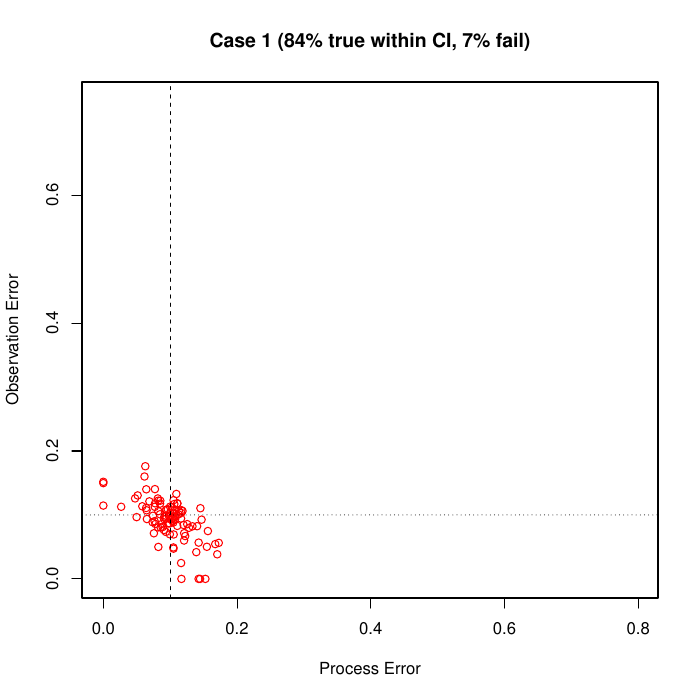

Recreate this plot in R.
# expand sd_investigate approach to multiple realizations and range of process and observation errors

library(TMB)
library(ggplot2)

# compile cpp code and load dll
compile("srw.cpp")
dyn.load(dynlib("srw"))

# simulation settings
nloops <- 100
n.obs <- 35
true.process.error.vals <- c(0.1,0.3,0.5)
true.obs.error.vals <- c(0.1,0.3,0.5)
ncases <- length(true.process.error.vals)*length(true.obs.error.vals)
res <- matrix(NA, nrow=ncases*nloops, ncol=10)

# loop through the errors
icount <- 0
case <- 0

for (ii in 1:length(true.process.error.vals)){
  true.process.error <- true.process.error.vals[ii]
  for (jj in 1:length(true.obs.error.vals)){
    true.obs.error <- true.obs.error.vals[jj]
    case <- case + 1
    for (iloop in 1:nloops){
      icount <- icount + 1
      true.population <- rep(0,n.obs)
      true.population[1] <- rnorm(1,0,true.process.error)
      for (i in 2:n.obs){
        true.population[i] <- true.population[i-1] + rnorm(1,0,true.process.error) 
      }
      observed <- round(true.population + rnorm(n.obs,0,true.obs.error), 6)
      
      dat <- list(
        observed=observed
      )
      parameters <- list(
        population=rep(0,n.obs),
        log_process_error=0,
        log_obs_error=0
      )
      
      obj <- MakeADFun(dat,parameters,DLL="srw", random=c("population"), silent=TRUE)
      opt <- nlminb(obj$par, obj$fn, obj$gr, control=list(iter.max=1000,eval.max=1000))
      rep <- sdreport(obj)
      srep <- summary(sdreport(obj))
      est.prc.err <- as.vector(round(srep[rownames(srep) == "process_error",],5))
      est.obs.err <- as.vector(round(srep[rownames(srep) == "obs_error",],5))
      popest <- srep[rownames(srep) == "population", 1]
      derived.prc.err <- sd(popest[2:n.obs] - popest[1:(n.obs - 1)])
      derived.obs.err <- sd(popest - observed)
      res[icount,] <- c(case,true.process.error,true.obs.error,iloop,est.prc.err,est.obs.err,derived.prc.err,derived.obs.err)
    }
  }
}

test.in <- function(vec){
  within <- 1
  if (is.na(sum(vec[5:8]))) within <- 0
  else{
    if (vec[2] < (vec[5] - 2 * vec[6])) within <- 0
    if (vec[2] > (vec[5] + 2 * vec[6])) within <- 0
    if (vec[3] < (vec[7] - 2 * vec[8])) within <- 0
    if (vec[3] > (vec[7] + 2 * vec[8])) within <- 0
  }
  return(within)
}

test.fail <- function(vec){
  fail <- 0
  if (vec[5] <= 0.001) fail <- 1
  if (vec[7] <= 0.001) fail <- 1
  return(fail)
}

pdf("srw_sim.pdf", onefile = TRUE)

my.col <- rainbow(ncases)
my.x <- range(res[,5], na.rm=T)
my.y <- range(res[,7], na.rm=T)
for (icase in 1:ncases){
  cres <- res[res[,1] == icase,]
  plot(cres[,5],cres[,7],col=my.col[icase],xlab="Process Error",ylab="Observation Error",xlim=my.x,ylim=my.y)
  abline(v=cres[1,2],lty=2)
  abline(h=cres[1,3],lty=3)
  prop.in <- 100 * sum(apply(cres, 1, FUN=test.in)) / nloops
  prop.fail <- 100 * sum(apply(cres, 1, FUN=test.fail)) / nloops
  title(main=paste("Case ",icase," (",prop.in,"% true within CI, ",prop.fail,"% fail)", sep=""),outer=F)
}

# now compare true, estimated, and derived process and observation errors
resdf <- data.frame(case = as.factor(res[,1]),
                    true.process.error = res[,2],
                    true.obs.error = res[,3],
                    iloop = res[,4],
                    est.prc.err = res[,5],
                    est.prc.err.sd = res[,6],
                    est.obs.err = res[,7],
                    est.obs.err.sd = res[,8],
                    derived.prc.err = res[,9],
                    derived.obs.err = res[,10])

g1 <- ggplot(resdf, aes(x=est.prc.err, y=derived.prc.err, color=case)) +
  geom_point() +
  geom_abline(slope = 1, intercept = 0) +
  ggtitle("Process Error") +
  theme_bw()
print(g1)

g2 <- ggplot(resdf, aes(x=est.obs.err, y=derived.obs.err, color=case)) +
  geom_point() +
  geom_abline(slope = 1, intercept = 0) +
  ggtitle("Observation Error") +
  theme_bw()
print(g2)

g3 <- ggplot(resdf, aes(x=true.process.error, y=est.prc.err, color=case)) +
  geom_boxplot() +
  theme_bw()
print(g3)

g4 <- ggplot(resdf, aes(x=true.process.error, y=derived.prc.err, color=case)) +
  geom_boxplot() +
  theme_bw()
print(g4)

g5 <- ggplot(resdf, aes(x=true.obs.error, y=est.obs.err, color=case)) +
  geom_boxplot() +
  theme_bw()
print(g5)

g6 <- ggplot(resdf, aes(x=true.obs.error, y=derived.obs.err, color=case)) +
  geom_boxplot() +
  theme_bw()
print(g6)

dev.off() # close pdf
